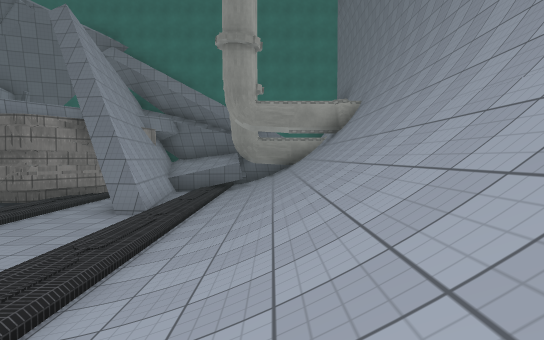
View 1 (above)

24 first-person views from a walk through a Unity game level. The camera is 1.3 m above the floor, tilts 2° down and sees 75° across. The floor is counted in squares, 2 m on a side. Each view is taken from the middle of a square. On the plan, view 1 faces up. The plan holds only what a view shows up to about 10 squares ahead; the rest is blank. The place goes on beyond the plan. Some animated figures are not drawn. Some surface patterns are stand-ins.

View 2
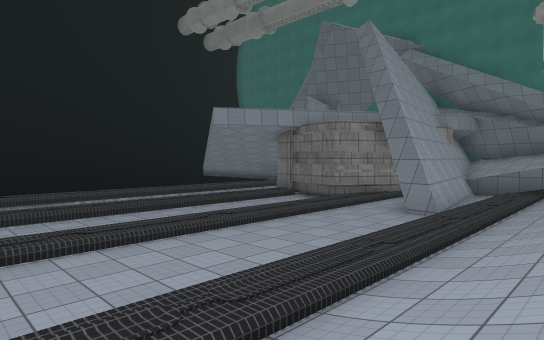

View 3
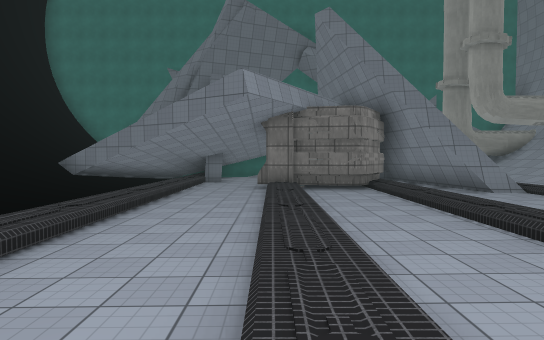

View 4
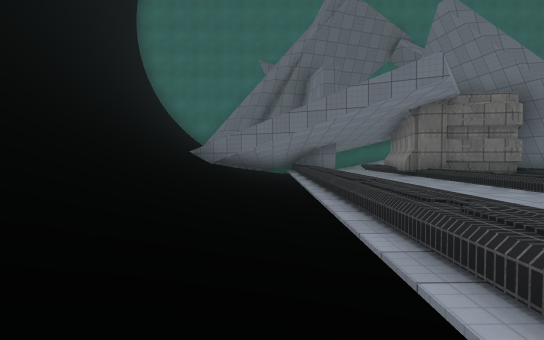

View 5
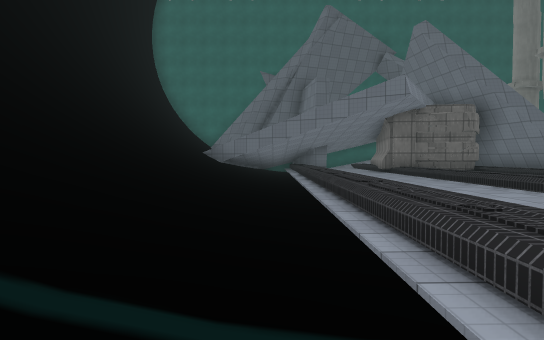

View 6
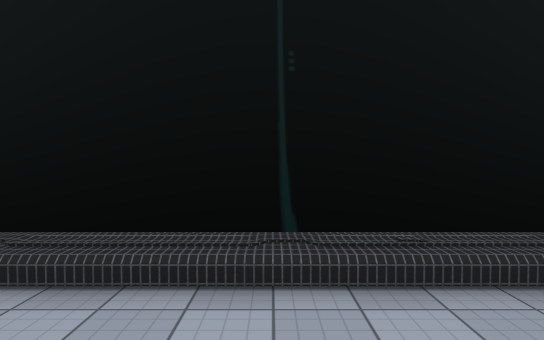

View 7
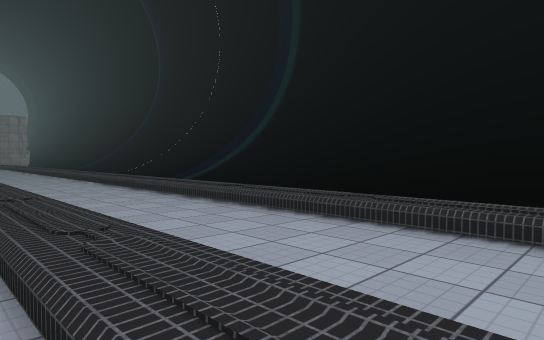

View 8
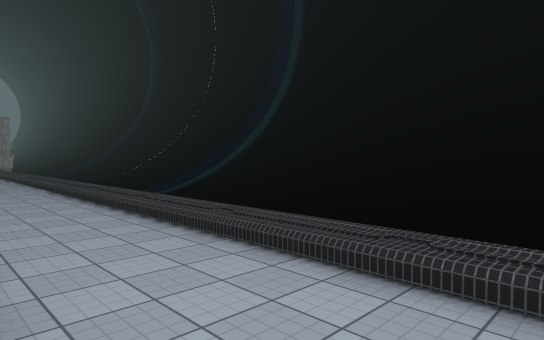

View 9
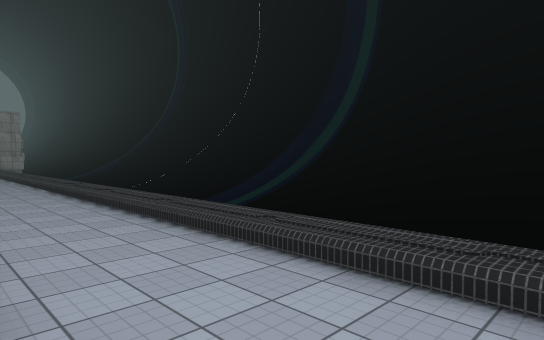

View 10
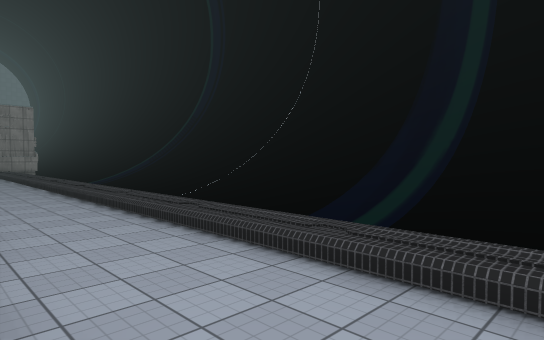

View 11
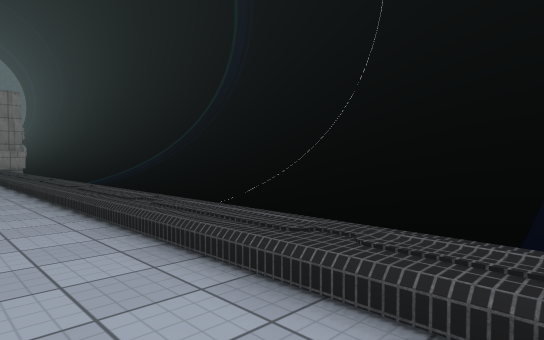

View 12
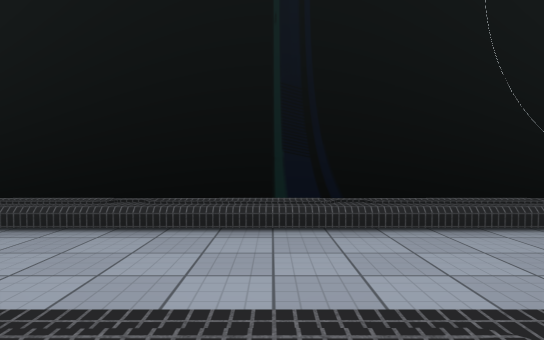

View 13
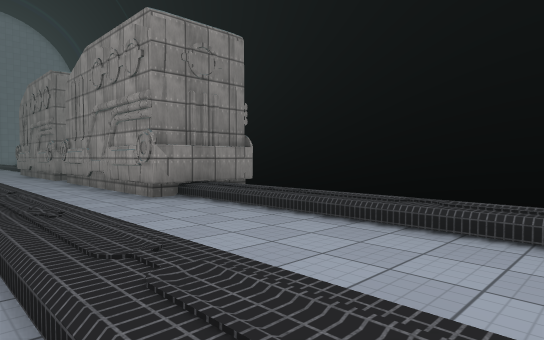

View 14
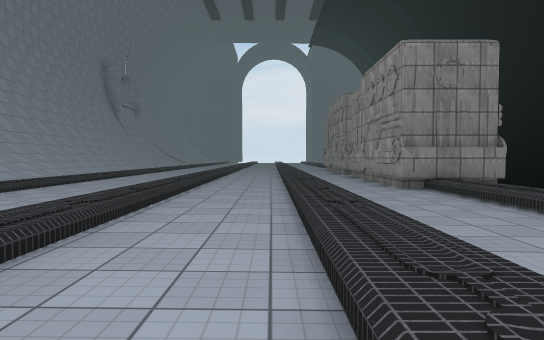

View 15
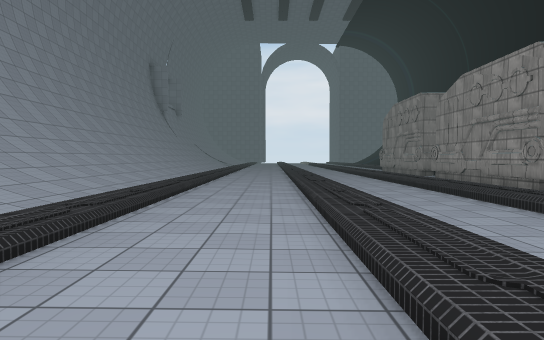

View 16
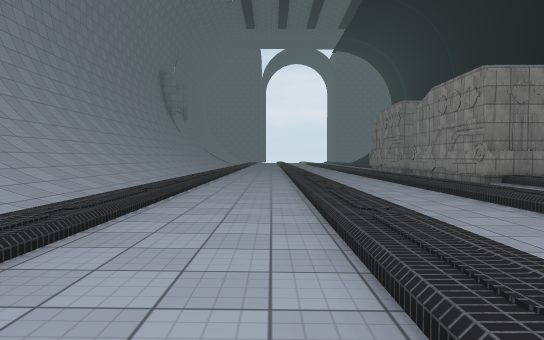

View 17
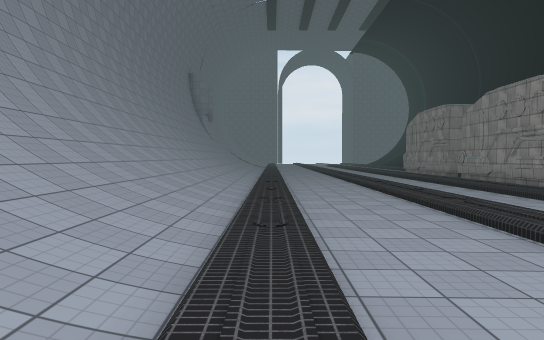

View 18
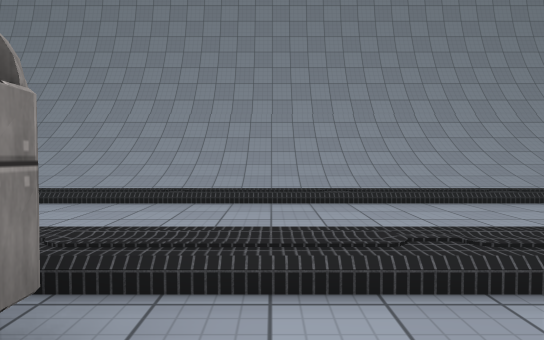

View 19
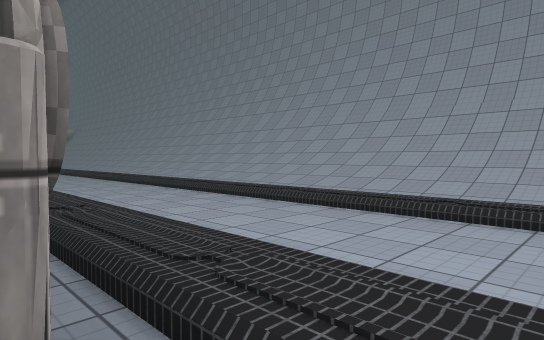

View 20
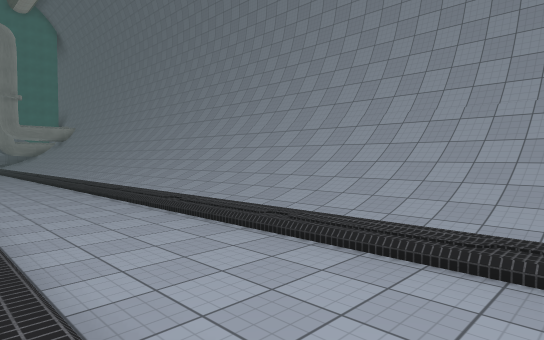

View 21
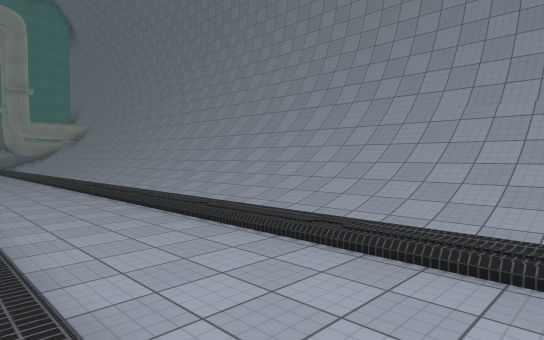

View 22
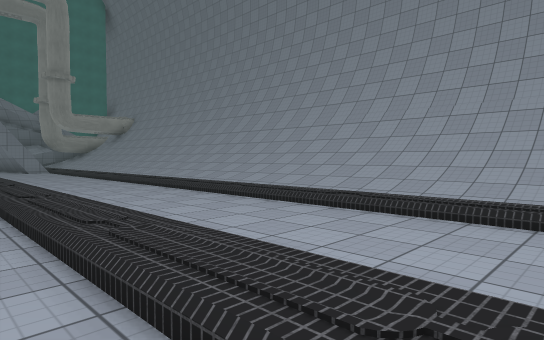

View 23
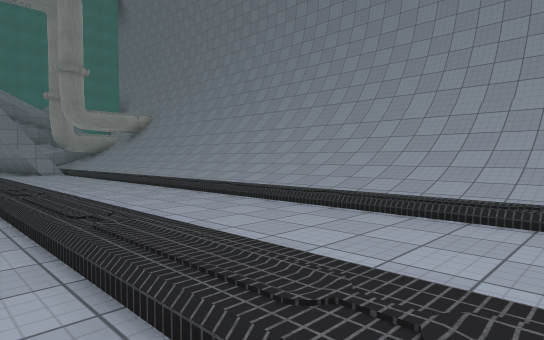

View 24
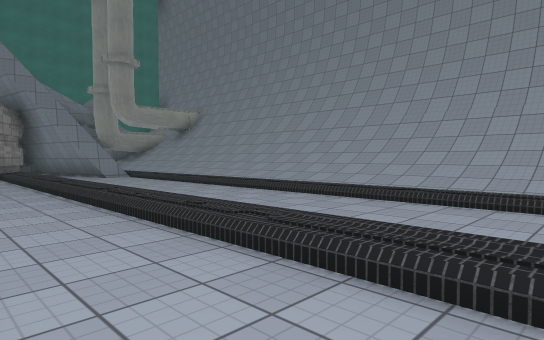

### Floor plan
Key: @ floor where view 1 was taken; # wall or solid block; . main floor; : floor 0.25 m higher than the main floor; - floor 0.25 m lower than the main floor; + floor 0.5 m higher than the main floor; / step, stairs or slope; = window, fence, low wall or low ledge; ^ raised ledge.
Columns run from 17 left of view 1 to 2 right of it. Each row starts with its distance up from view 1.
 12               ^^
 11               #::
 10             ###:://#
  9 #///#//..######:://#
  8 #///.-/../##+.#+://#
  7 #///.-/../..:..:://#
  6 #///.-/../..+..+://#
  5 #///.-/../..:..:://#
  4 #///  /../..:..:://#
  3 #///  /../..:..:://#
  2 #///  /../..:..:://#
  1 #=/   /../..:..:://#
  0 #//   /. /..:..::@/#
 -1 #/   -/. /..+..+://#
 -2 #///.-/../..+..+://#
 -3 #// .-/../..:..:://#
 -4 #///.-/../..+..+://#
 -5 #///.-/../..:..:://#
 -6 #///.-/../..:..:://#
 -7 #///.-/../ .:..:://#
 -8 #///.-/../ .:..:://#
 -9 #///.-/../ .:..:://#
-10 #///.-/../  :..:://#
-11 #///.-/../  +..+://#
-12 #///.-/../  :..:://#
-13 #///.-/..   +..+://#
-14 #///.-/..   :..:://#
-15 #///.-/..   :..:://#
-16 #///.-/..   :..:://#
-17 #///.-/..   :..:://#
-18 #///.-/..  #:..:://#
-19 #///.-/.. ..:..:://#
-20 #=//.//.   .+..+://#
-21 #///.-/.. ..:..:://#
-22 #///.-/../..+..+://#
-23 #///. /../..:..:://#
-24 #// . /../..:..:://#
-25 #///. /../..:..:://#
-26 #///. /../..:..:://#
-27 #///. /../..:..:://#
-28 #///. /../..:..:://#
-29 #///.###./..:..:://#
-30 #/ /.  #./..:..:://#
-31    /.  #./..:..:://#

Where each view was taken, in squares from view 1:
view 1: 0 up, 0 right, facing up
view 2: 0 up, 0 right, facing up-left
view 3: 1 down, 8 left, facing up
view 4: 1 down, 12 left, facing up
view 5: 3 down, 12 left, facing up
view 6: 2 down, 8 left, facing left
view 7: 2 down, 7 left, facing down-left
view 8: 3 down, 8 left, facing down-left
view 9: 6 down, 8 left, facing down-left
view 10: 9 down, 8 left, facing down-left
view 11: 12 down, 9 left, facing down-left
view 12: 23 down, 7 left, facing left
view 13: 23 down, 7 left, facing down-left
view 14: 21 down, 7 left, facing down
view 15: 21 down, 4 left, facing down
view 16: 19 down, 4 left, facing down
view 17: 19 down, 2 left, facing down
view 18: 19 down, 7 left, facing right
view 19: 19 down, 6 left, facing up-right
view 20: 16 down, 5 left, facing up-right
view 21: 13 down, 5 left, facing up-right
view 22: 9 down, 6 left, facing up-right
view 23: 7 down, 6 left, facing up-right
view 24: 4 down, 7 left, facing up-right
